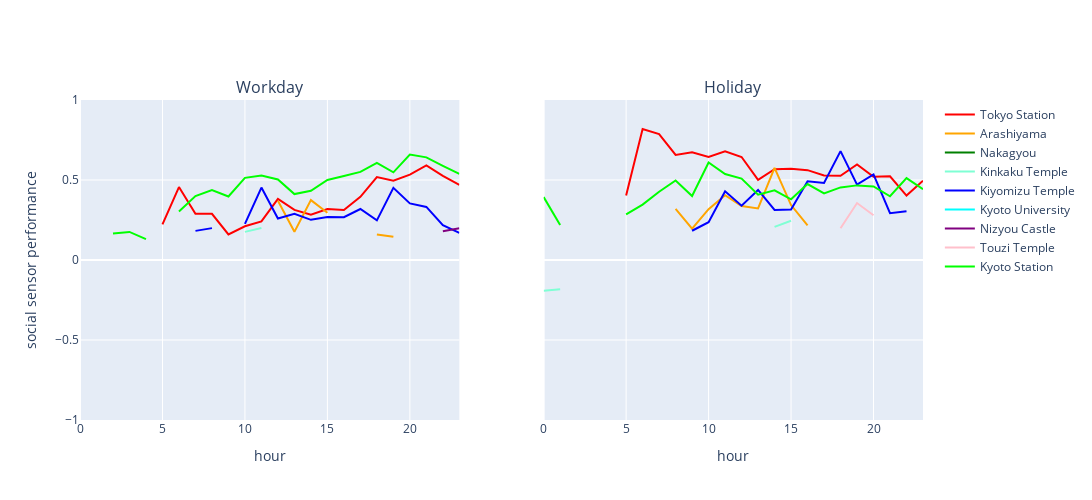

Here is the notebook cell this chart was saved with:
### Code cell
data = []
for place_id in range(0, len(list_mobile)):
    mobile = np.load(list_mobile[place_id])
    tweets = np.load(list_twitter[place_id])
    dlete_list = []
    if place_id == 0:
        start_date = datetime(2021,1,1)
    else:
        start_date = datetime(2022,1,1)

    for n_date_from_year in range(0,365):
        Today = start_date + timedelta(days=n_date_from_year)
        work_holi_Flag = isBizDay(Today)
        if (
            n_date_from_year == 0
            or n_date_from_year == 1
            or n_date_from_year == 2
            or n_date_from_year == 362
            or n_date_from_year == 363
            or n_date_from_year == 364
            or work_holi_Flag == "Holiday"
            ):
            dlete_list.append(n_date_from_year)
    mobile = np.delete(mobile,dlete_list,axis=0)
    tweets = np.delete(tweets,dlete_list,axis=0)

    for i in range(0,24):
        mobile_1hour = mobile[:, i:i+1]
        mobile_1hour = mobile_1hour.flatten()
        tweets_1hour = tweets[:, i:i+1]
        tweets_1hour = tweets_1hour.flatten()

        correlation, p_value = stats.pearsonr(mobile_1hour, tweets_1hour)
        if p_value>0.05:
            data.append([i,'', p_value, list_key[place_id]])
        else:
            data.append([i, correlation, p_value, list_key[place_id]])


columns=['time','r','p','place']


df_work= pd.DataFrame(data,columns=columns)
data = []
for place_id in range(0, len(list_mobile)):
    mobile = np.load(list_mobile[place_id])
    tweets = np.load(list_twitter[place_id])
    dlete_list = []
    if place_id == 0:
        start_date = datetime(2021,1,1)
    else:
        start_date = datetime(2022,1,1)

    for n_date_from_year in range(0,365):
        Today = start_date + timedelta(days=n_date_from_year)
        work_holi_Flag = isBizDay(Today)
        if (
            n_date_from_year == 0
            or n_date_from_year == 1
            or n_date_from_year == 2
            or n_date_from_year == 362
            or n_date_from_year == 363
            or n_date_from_year == 364
            or work_holi_Flag == "Holiday"
            ):
            continue
        else:
            dlete_list.append(n_date_from_year)
    mobile = np.delete(mobile,dlete_list,axis=0)
    tweets = np.delete(tweets,dlete_list,axis=0)

    for i in range(0,24):
        mobile_1hour = mobile[:, i:i+1]
        mobile_1hour = mobile_1hour.flatten()
        tweets_1hour = tweets[:, i:i+1]
        tweets_1hour = tweets_1hour.flatten()

        correlation, p_value = stats.pearsonr(mobile_1hour, tweets_1hour)
        if p_value>0.05:
            data.append([i,'', p_value, list_key[place_id]])
        else:
            data.append([i, correlation, p_value, list_key[place_id]])


columns=['time','r','p','place']
color=['red','orange','green','aquamarine','blue','aqua','purple','pink','lime']

df_holi= pd.DataFrame(data,columns=columns)

fig = make_subplots(rows=1, cols=2,subplot_titles=['Workday','Holiday'], shared_yaxes='all', shared_xaxes='all')

list_place = df_work['place'].unique()
fig.add_trace(go.Scatter(x = df_work[df_work['place']==list_place[0]]['time'], y = df_work[df_work['place']==list_place[0]]['r'], name = 'Tokyo Station', line=dict(color=color[0])),row=1,col=1)
fig.add_trace(go.Scatter(x = df_work[df_work['place']==list_place[1]]['time'], y = df_work[df_work['place']==list_place[1]]['r'], name = list_place[1],line=dict(color=color[1])),row=1,col=1)
fig.add_trace(go.Scatter(x = df_work[df_work['place']==list_place[2]]['time'], y = df_work[df_work['place']==list_place[2]]['r'], name = 'Nakagyou',line=dict(color=color[2])),row=1,col=1)
fig.add_trace(go.Scatter(x = df_work[df_work['place']==list_place[3]]['time'], y = df_work[df_work['place']==list_place[3]]['r'], name = 'Kinkaku Temple',line=dict(color=color[3])),row=1,col=1)
fig.add_trace(go.Scatter(x = df_work[df_work['place']==list_place[4]]['time'], y = df_work[df_work['place']==list_place[4]]['r'], name = 'Kiyomizu Temple',line=dict(color=color[4])),row=1,col=1)
fig.add_trace(go.Scatter(x = df_work[df_work['place']==list_place[5]]['time'], y = df_work[df_work['place']==list_place[5]]['r'], name = 'Kyoto University',line=dict(color=color[5])),row=1,col=1)
fig.add_trace(go.Scatter(x = df_work[df_work['place']==list_place[6]]['time'], y = df_work[df_work['place']==list_place[6]]['r'], name = 'Nizyou Castle ',line=dict(color=color[6])),row=1,col=1)
fig.add_trace(go.Scatter(x = df_work[df_work['place']==list_place[7]]['time'], y = df_work[df_work['place']==list_place[7]]['r'], name = 'Touzi Temple',line=dict(color=color[7])),row=1,col=1)
fig.add_trace(go.Scatter(x = df_work[df_work['place']==list_place[8]]['time'], y = df_work[df_work['place']==list_place[8]]['r'], name = 'Kyoto Station',line=dict(color=color[8])),row=1,col=1)

fig.add_trace(go.Scatter(x = df_holi[df_holi['place']==list_place[0]]['time'], y = df_holi[df_holi['place']==list_place[0]]['r'], name = list_place[0],showlegend = False,line=dict(color=color[0])),row=1,col=2)
fig.add_trace(go.Scatter(x = df_holi[df_holi['place']==list_place[1]]['time'], y = df_holi[df_holi['place']==list_place[1]]['r'], name = list_place[1],showlegend = False,line=dict(color=color[1])),row=1,col=2)
fig.add_trace(go.Scatter(x = df_holi[df_holi['place']==list_place[2]]['time'], y = df_holi[df_holi['place']==list_place[2]]['r'], name = list_place[2],showlegend = False,line=dict(color=color[2])),row=1,col=2)
fig.add_trace(go.Scatter(x = df_holi[df_holi['place']==list_place[3]]['time'], y = df_holi[df_holi['place']==list_place[3]]['r'], name = list_place[3],showlegend = False,line=dict(color=color[3])),row=1,col=2)
fig.add_trace(go.Scatter(x = df_holi[df_holi['place']==list_place[4]]['time'], y = df_holi[df_holi['place']==list_place[4]]['r'], name = list_place[4],showlegend = False,line=dict(color=color[4])),row=1,col=2)
fig.add_trace(go.Scatter(x = df_holi[df_holi['place']==list_place[5]]['time'], y = df_holi[df_holi['place']==list_place[5]]['r'], name = list_place[5],showlegend = False,line=dict(color=color[5])),row=1,col=2)
fig.add_trace(go.Scatter(x = df_holi[df_holi['place']==list_place[6]]['time'], y = df_holi[df_holi['place']==list_place[6]]['r'], name = list_place[6],showlegend = False,line=dict(color=color[6])),row=1,col=2)
fig.add_trace(go.Scatter(x = df_holi[df_holi['place']==list_place[7]]['time'], y = df_holi[df_holi['place']==list_place[7]]['r'], name = list_place[7],showlegend = False,line=dict(color=color[7])),row=1,col=2)
fig.add_trace(go.Scatter(x = df_holi[df_holi['place']==list_place[8]]['time'], y = df_holi[df_holi['place']==list_place[8]]['r'], name = list_place[8],showlegend = False,line=dict(color=color[8])),row=1,col=2)
#fig.update_layout(title='Hourly social sensor performance (workday)')
fig.update_layout(yaxis=dict(range=(-1, 1)))
fig.update_xaxes(title='hour', row=1, col=1)
fig.update_xaxes(title='hour', row=1, col=2)
fig.update_yaxes(title='social sensor performance', row=1, col=1)


fig.update_layout(width=1400,height=500)
fig.show()

### Figure 1 — Plotly figure (JSON) as saved in the notebook; plotly's stock layout.template omitted (floating-point values rounded to 4 significant figures)
{"data": [{"line": {"color": "red"}, "name": "Tokyo Station", "type": "scatter", "x": [0, 1, 2, 3, 4, 5, 6, 7, 8, 9, 10, 11, 12, 13, 14, 15, 16, 17, 18, 19, 20, 21, 22, 23], "xaxis": "x", "y": ["", "", "", "", "", 0.2228, 0.4557, 0.2891, 0.2884, 0.16, 0.2106, 0.241, 0.3824, 0.3131, 0.2836, 0.3185, 0.3122, 0.395, 0.5179, 0.4959, 0.5339, 0.5907, 0.5264, 0.4702], "yaxis": "y"}, {"line": {"color": "orange"}, "name": "Arashiyama", "type": "scatter", "x": [0, 1, 2, 3, 4, 5, 6, 7, 8, 9, 10, 11, 12, 13, 14, 15, 16, 17, 18, 19, 20, 21, 22, 23], "xaxis": "x", "y": ["", "", "", "", "", "", "", 0.1597, "", 0.2654, "", "", 0.3707, 0.176, 0.3743, 0.2952, "", "", 0.1598, 0.1456, "", "", "", 0.1435], "yaxis": "y"}, {"line": {"color": "green"}, "name": "Nakagyou", "type": "scatter", "x": [0, 1, 2, 3, 4, 5, 6, 7, 8, 9, 10, 11, 12, 13, 14, 15, 16, 17, 18, 19, 20, 21, 22, 23], "xaxis": "x", "y": ["", "", "", "", "", "", "", "", "", "", "", "", "", "", "", "", "", "", "", "", "", 0.1349, "", ""], "yaxis": "y"}, {"line": {"color": "aquamarine"}, "name": "Kinkaku Temple", "type": "scatter", "x": [0, 1, 2, 3, 4, 5, 6, 7, 8, 9, 10, 11, 12, 13, 14, 15, 16, 17, 18, 19, 20, 21, 22, 23], "xaxis": "x", "y": ["", "", "", "", "", "", "", "", "", "", 0.1758, 0.1996, "", "", "", "", "", "", "", "", "", -0.1412, "", -0.1444], "yaxis": "y"}, {"line": {"color": "blue"}, "name": "Kiyomizu Temple", "type": "scatter", "x": [0, 1, 2, 3, 4, 5, 6, 7, 8, 9, 10, 11, 12, 13, 14, 15, 16, 17, 18, 19, 20, 21, 22, 23], "xaxis": "x", "y": ["", "", "", "", -0.1347, "", "", 0.1821, 0.1992, "", 0.2256, 0.4529, 0.259, 0.2882, 0.251, 0.2687, 0.2679, 0.3185, 0.2477, 0.451, 0.3537, 0.3317, 0.2181, 0.1691], "yaxis": "y"}, {"line": {"color": "aqua"}, "name": "Kyoto University", "type": "scatter", "x": [0, 1, 2, 3, 4, 5, 6, 7, 8, 9, 10, 11, 12, 13, 14, 15, 16, 17, 18, 19, 20, 21, 22, 23], "xaxis": "x", "y": ["", null, "", "", "", 0.1504, "", "", "", "", "", "", "", "", "", -0.1922, "", "", "", "", "", "", "", ""], "yaxis": "y"}, {"line": {"color": "purple"}, "name": "Nizyou Castle ", "type": "scatter", "x": [0, 1, 2, 3, 4, 5, 6, 7, 8, 9, 10, 11, 12, 13, 14, 15, 16, 17, 18, 19, 20, 21, 22, 23], "xaxis": "x", "y": [0.1708, "", "", "", "", "", "", "", "", 0.1372, "", 0.1384, "", "", "", "", "", "", 0.1797, "", 0.1847, "", 0.1796, 0.1978], "yaxis": "y"}, {"line": {"color": "pink"}, "name": "Touzi Temple", "type": "scatter", "x": [0, 1, 2, 3, 4, 5, 6, 7, 8, 9, 10, 11, 12, 13, 14, 15, 16, 17, 18, 19, 20, 21, 22, 23], "xaxis": "x", "y": ["", "", "", "", "", "", "", "", 0.1548, "", "", "", "", 0.2063, "", "", "", "", "", 0.2106, "", "", "", ""], "yaxis": "y"}, {"line": {"color": "lime"}, "name": "Kyoto Station", "type": "scatter", "x": [0, 1, 2, 3, 4, 5, 6, 7, 8, 9, 10, 11, 12, 13, 14, 15, 16, 17, 18, 19, 20, 21, 22, 23], "xaxis": "x", "y": [0.3851, "", 0.1659, 0.1754, 0.1301, "", 0.3029, 0.3993, 0.4372, 0.3971, 0.5136, 0.5279, 0.503, 0.4122, 0.4329, 0.5002, 0.5252, 0.5505, 0.6073, 0.5479, 0.6587, 0.6415, 0.5889, 0.5387], "yaxis": "y"}, {"line": {"color": "red"}, "name": "Tokyo Station", "showlegend": false, "type": "scatter", "x": [0, 1, 2, 3, 4, 5, 6, 7, 8, 9, 10, 11, 12, 13, 14, 15, 16, 17, 18, 19, 20, 21, 22, 23], "xaxis": "x2", "y": [0.2066, "", "", -0.1856, "", 0.4037, 0.8192, 0.7865, 0.6571, 0.6736, 0.6434, 0.6799, 0.6439, 0.5013, 0.5672, 0.5702, 0.5617, 0.5285, 0.5267, 0.5969, 0.5205, 0.523, 0.4028, 0.4957], "yaxis": "y2"}, {"line": {"color": "orange"}, "name": "Arashiyama", "showlegend": false, "type": "scatter", "x": [0, 1, 2, 3, 4, 5, 6, 7, 8, 9, 10, 11, 12, 13, 14, 15, 16, 17, 18, 19, 20, 21, 22, 23], "xaxis": "x2", "y": ["", "", "", null, "", "", "", "", 0.3196, 0.1957, 0.3175, 0.4046, 0.3375, 0.3221, 0.5757, 0.3433, 0.2157, "", 0.3206, "", "", "", "", ""], "yaxis": "y2"}, {"line": {"color": "green"}, "name": "Karasuma", "showlegend": false, "type": "scatter", "x": [0, 1, 2, 3, 4, 5, 6, 7, 8, 9, 10, 11, 12, 13, 14, 15, 16, 17, 18, 19, 20, 21, 22, 23], "xaxis": "x2", "y": ["", "", "", 0.2095, "", "", "", "", "", "", 0.3234, "", 0.2944, "", "", "", "", "", "", "", "", 0.2762, "", ""], "yaxis": "y2"}, {"line": {"color": "aquamarine"}, "name": "Kinkaku Temple", "showlegend": false, "type": "scatter", "x": [0, 1, 2, 3, 4, 5, 6, 7, 8, 9, 10, 11, 12, 13, 14, 15, 16, 17, 18, 19, 20, 21, 22, 23], "xaxis": "x2", "y": [-0.1916, -0.1825, "", "", "", null, "", "", "", "", "", 0.21, "", "", 0.2068, 0.2451, "", "", "", "", "", "", "", ""], "yaxis": "y2"}, {"line": {"color": "blue"}, "name": "Kiyomizu Temple", "showlegend": false, "type": "scatter", "x": [0, 1, 2, 3, 4, 5, 6, 7, 8, 9, 10, 11, 12, 13, 14, 15, 16, 17, 18, 19, 20, 21, 22, 23], "xaxis": "x2", "y": ["", "", "", "", "", "", "", 0.2766, "", 0.1827, 0.2365, 0.4294, 0.3397, 0.4379, 0.3125, 0.3157, 0.492, 0.4814, 0.6806, 0.4709, 0.535, 0.2925, 0.3048, ""], "yaxis": "y2"}, {"line": {"color": "aqua"}, "name": "Kyoto University", "showlegend": false, "type": "scatter", "x": [0, 1, 2, 3, 4, 5, 6, 7, 8, 9, 10, 11, 12, 13, 14, 15, 16, 17, 18, 19, 20, 21, 22, 23], "xaxis": "x2", "y": ["", "", -0.1965, "", null, "", "", "", "", "", "", "", "", "", "", "", "", "", "", "", "", "", "", ""], "yaxis": "y2"}, {"line": {"color": "purple"}, "name": "Nizyou", "showlegend": false, "type": "scatter", "x": [0, 1, 2, 3, 4, 5, 6, 7, 8, 9, 10, 11, 12, 13, 14, 15, 16, 17, 18, 19, 20, 21, 22, 23], "xaxis": "x2", "y": ["", "", "", "", "", "", "", "", "", 0.1917, "", 0.2159, "", "", "", "", 0.2317, "", "", 0.2102, "", "", "", ""], "yaxis": "y2"}, {"line": {"color": "pink"}, "name": "Touzi", "showlegend": false, "type": "scatter", "x": [0, 1, 2, 3, 4, 5, 6, 7, 8, 9, 10, 11, 12, 13, 14, 15, 16, 17, 18, 19, 20, 21, 22, 23], "xaxis": "x2", "y": ["", "", "", "", "", "", 0.1788, "", "", 0.2259, "", "", 0.1892, "", "", "", "", "", 0.1989, 0.3558, 0.2796, "", "", 0.2626], "yaxis": "y2"}, {"line": {"color": "lime"}, "name": "Kyoto Station", "showlegend": false, "type": "scatter", "x": [0, 1, 2, 3, 4, 5, 6, 7, 8, 9, 10, 11, 12, 13, 14, 15, 16, 17, 18, 19, 20, 21, 22, 23], "xaxis": "x2", "y": [0.3931, 0.2186, "", 0.2633, "", 0.2856, 0.3462, 0.4264, 0.4973, 0.4001, 0.6098, 0.537, 0.5091, 0.4087, 0.4356, 0.3792, 0.4744, 0.416, 0.4537, 0.4664, 0.46, 0.3982, 0.5114, 0.443], "yaxis": "y2"}], "layout": {"annotations": [{"font": {"size": 16}, "showarrow": false, "text": "Workday", "x": 0.225, "xanchor": "center", "xref": "paper", "y": 1, "yanchor": "bottom", "yref": "paper"}, {"font": {"size": 16}, "showarrow": false, "text": "Holiday", "x": 0.775, "xanchor": "center", "xref": "paper", "y": 1, "yanchor": "bottom", "yref": "paper"}], "height": 500, "width": 1400, "xaxis": {"anchor": "y", "domain": [0, 0.45], "title": {"text": "hour"}}, "xaxis2": {"anchor": "y2", "domain": [0.55, 1], "matches": "x", "title": {"text": "hour"}}, "yaxis": {"anchor": "x", "domain": [0, 1], "range": [-1, 1], "title": {"text": "social sensor performance"}}, "yaxis2": {"anchor": "x2", "domain": [0, 1], "matches": "y", "showticklabels": false}}}
